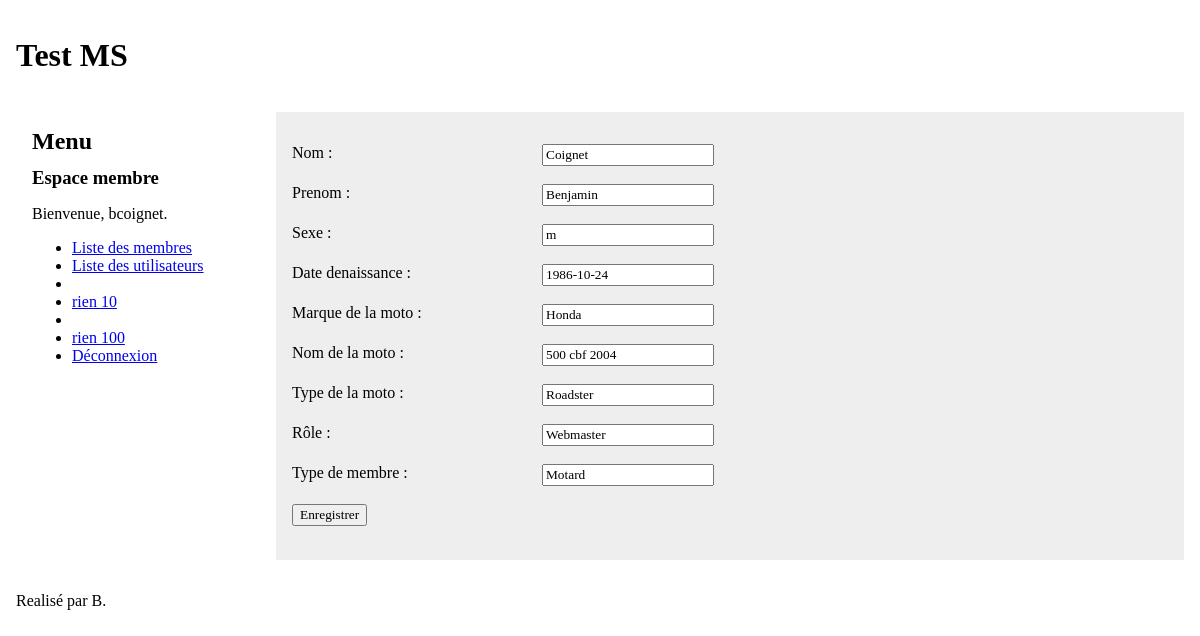
/index.php?module=membres&action=modifier&id=1 (signed in), run on the app's committed database.
### tables this page shows
CREATE TABLE membres (
	id					int(10) unsigned 	NOT NULL 	AUTO_INCREMENT,
	nom					VARCHAR(32)			NOT NULL,
	prenom				VARCHAR(32)			NOT NULL,
	nom_moto			VARCHAR(50)			NOT NULL,
	marque_moto			VARCHAR(50)			NOT NULL,
	type_moto			VARCHAR(50)			NOT NULL,
	role_asso			VARCHAR(128) 		NOT NULL,
	date_naissance		date 				NOT NULL,
	photo				VARCHAR(128)		NOT NULL,
	sexe				char(1)				NOT NULL,
	type_membre			VARCHAR(50)			NOT NULL,
	
	date_creation		TIMESTAMP			NOT NULL DEFAULT CURRENT_TIMESTAMP,
	date_maj			TIMESTAMP 			NOT NULL DEFAULT '0000-00-00 00:00:00',
	
	PRIMARY KEY (id)	

);

### modeles/membres.php (called while the page is built, shortened)
<?php
require_once CHEMIN_LIB.'form.php';
class membre {
	private $id;
	public function __construct($id)
	{
		$this->id = $id;
	}
	public function load() {
		$pdo = PDO2::getInstance();
		$requete = $pdo->prepare("SELECT * FROM membres where id = :id_utilisateur");
		$requete->bindValue(':id_utilisateur', $this->id);
		$requete->execute();
	}
}

### libs/form.php (the view, shortened to what this page needs)
<?php
class Form {
	protected $fields;
	protected $hidden_fields;
	protected $submit_fields;
	protected $fieldsets;
	protected $auto_id;
	protected $label_suffix;
	protected $bounded_data;
	protected $attrs;
	protected $uniqid;
	protected static $instances = array();
	public function __construct($uniqid, $method = 'get') {
		$this->fields= array();
		$this->hidden_fields = array();
		$this->submit_fields = array();
		$this->fieldsets     = array();
		$this->auto_id       = 'id_%s';
		$this->label_suffix  = ' :';
		$this->bounded_data  = array();
		$this->attrs         = new AttributeList(array('method' => $method));
		if (false !== $uniqid && in_array($uniqid, self::$instances)) {
			trigger_error("Un formulaire identifiÃ© par '$uniqid' existe dÃ©jÃ  ! Conflits potentiels dÃ©tectÃ©s !", E_USER_WARNING);
		} else {
			self::$instances[] = $uniqid;
			$this->uniqid = $uniqid;
		}
	}
	public function label_suffix() {
		return $this->label_suffix;
	}
	public function auto_id() {
		return $this->auto_id;
	}
	public function method($method) {
		$method = strtolower($method);
		if (in_array($method, array('get', 'post'))) {
			$this->attrs['method'] = $method;
		}
		return $this;
	}
	public function add($field, $name) {
		if (!isset($this->fields[$name])) {
			$field = 'Form_'.ucfirst($field);
			$field_object = new $field($name, $this);
			if ('Form_Submit' == $field) {
				$this->submit_fields[$name] = $field_object;
			} else if ('Form_Hidden' == $field) {
				$this->hidden_fields[$name] = $field_object;
			}
			$this->fields[$name] = $field_object;
			return $field_object;
		} else {
			trigger_error("Un champ nommÃ© '$name' existe dÃ©jÃ  dans le formulaire identifiÃ© par '{$this->uniqid}'.", E_USER_WARNING);
		}
	}
	public function get_bounded_data($name = null) {
		if (null !== $name) {
			return isset($this->bounded_data[$name]) ? $this->bounded_data[$name] : '';
		} else {
			return $this->bounded_data;
		}
		return null;
	}
	public function __toString() {
		$tab = func_num_args() > 0 ? func_get_arg(0) : '';
		$o = $tab.'<form'.$this->attrs.'>'."\n";
		if (empty($this->fieldsets)) {
			$o .= $this->_html_fields($tab."\t", array_diff_key($this->fields, $this->hidden_fields, $this->submit_fields));
			if (!empty($this->hidden_fields)) { $o .= $this->_html_hidden_fields($tab."\t", $this->hidden_fields); }
			$o .= $this->_html_fields($tab."\t", $this->submit_fields);
		}
		$o .= $tab.'</form>';
		return $o;
	}
	protected function _html_fields($tab, $fields, $filter = array()) {
		$o = '';
		foreach($fields as $f) {
			if (empty($filter) || in_array($f->get_name(), $filter)) {
				$o .= "$tab<p>\n".$f->__toString($tab."\t")."\n$tab</p>\n";
			}
		}
		return $o;
	}
	protected function _html_hidden_fields($tab, $fields, $filter = array()) {
		$o = '';
		foreach($fields as $f) {
			if (empty($filter) || in_array($f->get_name(), $filter)) {
				$o .= $tab.$f->__toString($tab)."\n";
			}
		}
		return $o;
	}
}
abstract class Form_Field {
	public function __construct($name, $form) {
		$this->form     = $form;
		$this->attrs    = new AttributeList;
		$this->error_messages= new ErrorList;
	}
	public function label($text) {
		$this->label = $text;
		return $this;
	}
	public function value($text) {
		$this->value = $text;
		return $this;
	}
	static protected function _generate_for_id($auto_id, $name) {
		if (!empty($auto_id)) {
			$for = sprintf(' for="'.$auto_id.'"', $name);
			$id  = sprintf(' id="'.$auto_id.'"',  $name);
			return array($for, $id);
		}
		return array('', '');
	}
}
class Form_Text extends Form_Input {
	protected $autocomplete;
	public function __construct($name, $form) {
		$this->attrs['type'] = 'text';
		$this->autocomplete = true;
	}
	public function __toString() {
		$tab = func_num_args() > 0 ? func_get_arg(0) : '';
		$id = '';
		$label = '';
		if (!empty($this->label)) {
			list($for, $id) = self::_generate_for_id($this->form->auto_id(), $this->attrs['name']);
			$label = '<label'.$for.'>'.$this->label.$this->form->label_suffix().'</label>'."\n$tab";
		}
		$errors = $this->error_messages->__toString($tab);
		if (true === $this->autocomplete) {
			$value = $this->form->get_bounded_data($this->attrs['name']);
			$value = (!empty($value)) ? $value : $this->value;
			$value = (!empty($value)) ? ' value="'.htmlspecialchars($value).'"' : '';
		} else {
			$value = '';
		}
		$field = '<input'.$id.$this->attrs.$value.' />';
		return $tab.sprintf("%2\$s%1\$s%3\$s", $field, $label, $errors);
	}
}
class Form_Hidden extends Form_Input {
	public function __construct($name, $form) {
		$this->attrs['type'] = 'hidden';
	}
	public function __toString() {
		$tab = func_num_args() > 0 ? func_get_arg(0) : '';
		return $tab.'<input'.$this->attrs.' value="'.htmlspecialchars($this->value).'" />';
	}
}
class Form_Submit extends Form_Input {
	public function __construct($name, $form) {
		$this->attrs['type'] = 'submit';
	}
	public function __toString() {
		$tab = func_num_args() > 0 ? func_get_arg(0) : '';
		$label = (!empty($this->label)) ? '<label>'.$this->label.$this->form->label_suffix().'</label>'."\n$tab" : '';
		$value = empty($this->value) ? '' : ' value="'.$this->value.'"';
		$field = '<input'.$this->attrs.$value.' />';
		return $tab.sprintf("%2\$s%1\$s", $field, $label);
	}
}
class ListArray implements Iterator, ArrayAccess {
	protected $array = array();
	function __construct(Array $array = array()) {
		$this->array = $array;
	}
	public function offsetGet($offset) {
		return $this->array[$offset];
	}
	public function offsetSet($offset, $value) {
		return $this->array[$offset] = $value;
	}
}
class ErrorList extends ListArray {
	public function __toString() {
		$tab = func_num_args() > 0 ? func_get_arg(0) : '';
		return '';
	}
}
class AttributeList extends ListArray {
	public function __toString() {
		$o = '';
		if (!empty($this->array)) {
			foreach($this->array as $a=>$v) {
				$o .= sprintf(' %s="%s"', $a, htmlspecialchars($v));
			}
		}
		return $o;
	}
}

### style/global.css (style rules this page uses)
* { font-family: Calibri; }
body, #menu, #centre h1, h2, h3, h4, h5, h6 { margin: 0; padding: 0; border: 0; }
label { float: left; width: 250px; text-align: left; }
input { margin-bottom: 2px; }

### data on the page
membres: label "Nom", nom "Coignet", label "Prenom", prenom "Benjamin", label "Sexe", sexe "m", label "Date denaissance", date_naissance "1986-10-24", label "Marque de la moto", marque_moto "Honda", label "Nom de la moto", nom_moto "500 cbf 2004", label "Type de la moto", type_moto "Roadster", label "Rôle", role_asso "Webmaster", label "Type de membre", type_membre "Motard"

### other printed values
$_SESSION['utilisateur']->getNomUtilisateur() "bcoignet"
